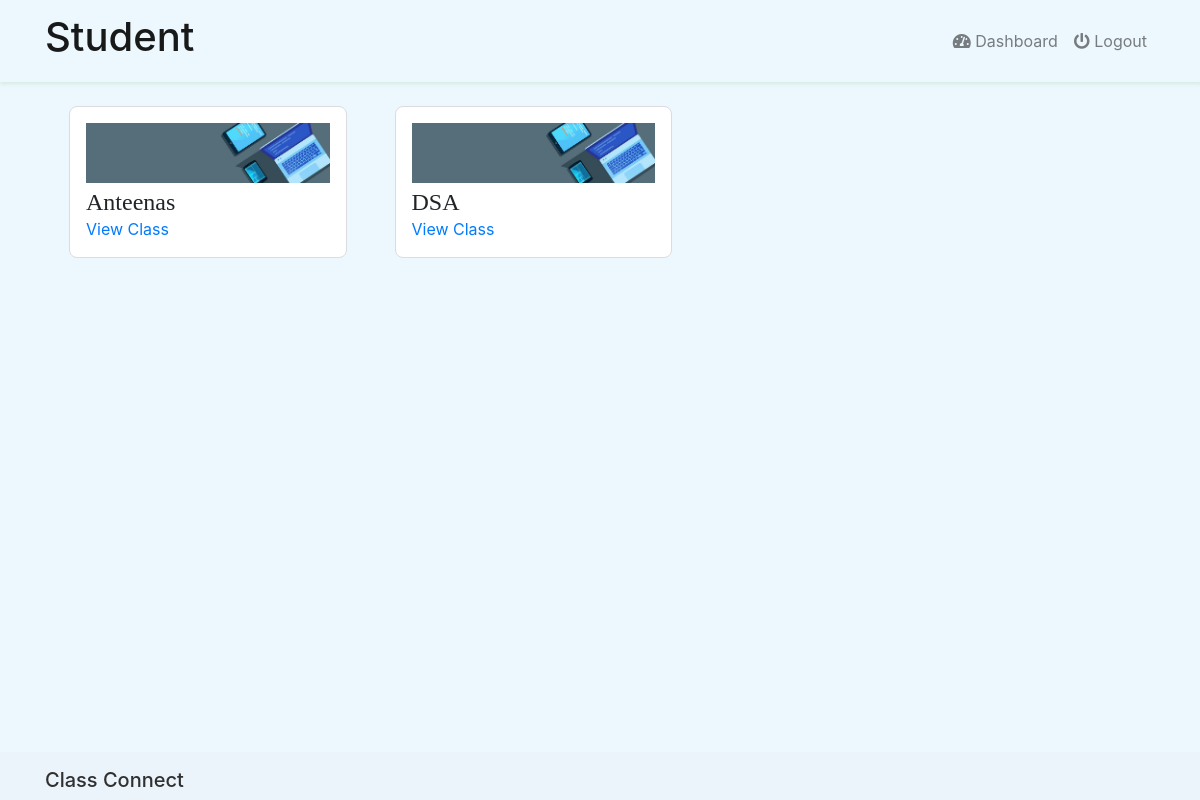
Before: /student/ (signed in) with the older database file.
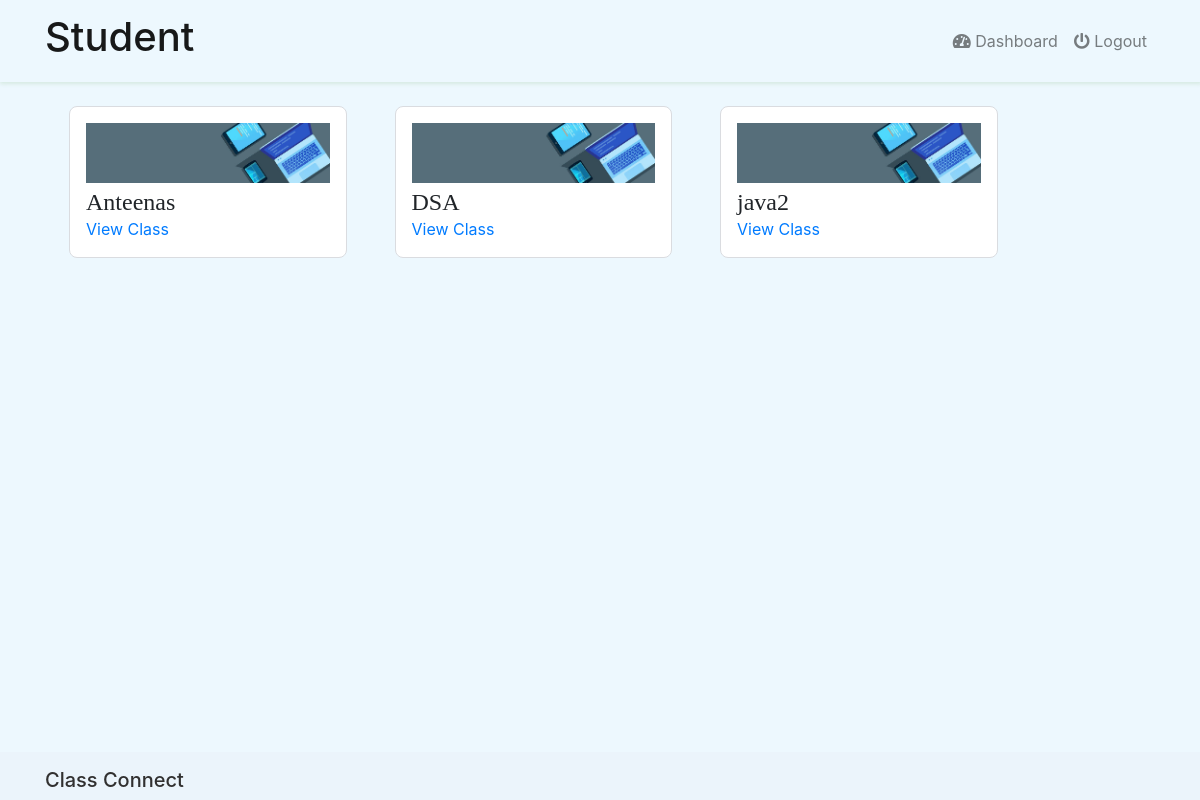
After: the same page with the newer database file.
### classroom/models.py (models this page shows, shortened)
class Time(models.Model):
    created_at = models.DateTimeField(auto_now_add=True, null=True)
    updated_at = models.DateTimeField(auto_now=True, null=True)
    class Meta:
        abstract = True

class ClassRoom(Time):
    id = models.UUIDField(primary_key=True,editable=False,default=uuid.uuid4)
    name = models.CharField(max_length=100,blank=False, null=True)
    cover = models.ImageField(upload_to='others/cover/', default='others/class.jpg',null=True)
    branch = models.CharField(max_length=100, null=True)
    section = models.IntegerField(null=True)
    teacher = models.ForeignKey(Teacher,on_delete=models.SET_NULL, null=True,related_name='room')
    student = models.ManyToManyField(Student,through='MemberShip', related_name='s_room')

### profiles/views/student.py (the view)
# urls.py: path('student/',StudentDashboard.as_view(),name='student'),
class StudentDashboard(View):
    @method_decorator(login_required(login_url='login'))
    def dispatch(self,request,*args,**kwargs):
        return super().dispatch(request,*args,**kwargs)
    def get(self,reqeust):
        user = reqeust.user.students
        context = {
                'room':user.s_room.all()
        }
        return render(reqeust,'dashboard/student/student.html',context)

### templates/dashboard/student/student.html (shortened to what this page needs)
{% extends 'base/base.html' %}
{% load static %}
{% block content %}
<div class="row" style="margin-top:30px; margin:0;">
{% for r in room %}
<div class="col-md-3 m-4 class_box">
    <img src="{{ r.cover.url }}" alt="">
        <h4>{{ r.name }}</h4>
        <a href="{% url 'single' r.id %}"> View Class </a>
</div>
{% endfor %}
</div>
{% endblock %}

### templates/base/base.html (shortened to what this page needs)
{% load static %}
<!doctype html>
<html lang="en">
<head>
    <link rel="stylesheet" href="https://cdnjs.cloudflare.com/ajax/libs/font-awesome/5.15.3/css/all.min.css" />
    {% load static %}
    <link rel="stylesheet" href="{% static 'css/min.css' %}">
    <link rel="stylesheet" href="{% static 'css/custom.css' %}">
</head>
<body  >
{% include 'base/header.html' %}
<div class="container">
{% block content %}
{% endblock %}
</div>
<footer class="mainfooter" role="contentinfo" >
    <div class="footer-middle" style=" padding-top: 1em;">
    <div class="container">
      <div class="row">
    <div class="col-4">
      <h5 style="color:rgb(49, 48, 48);">Class Connect</h5>
    </div>
      </div>
    </div>
    </div>
  </footer>
</body>
</html>

### templates/base/header.html (shortened to what this page needs)
<nav class="navbar navbar-expand-md navbar-light "  >
    <div class="container">
      {% if user.is_authenticated %}
      {% if user.is_teacher %}
             {% load static %}
      {% elif user.is_student %}
      <a class="navbar-brand" href="{% url 'student' %}">
             <h1>Student</h1>
    </a>
    {% endif %}
      {% else %}
      <a class="navbar-brand" href="{% url 'index' %}">
        {% comment %} <img src="{% static 'others/logo.png' %}" class="logo"  alt="" > {% endcomment %}
    </a>
      {% endif %}
        <div class="collapse navbar-collapse" id="navbarNav">
        <ul class="navbar-nav ml-auto">
                {% if user.is_authenticated %}
                {% if user.is_teacher %}
                  <li class="nav-item"><a href="{% url 'teacher' %}" class="nav-link"><i class="fas fa-tachometer-alt"></i>  Dashboard</a></li>
                {% else %}
                  <li class="nav-item"><a href="{% url 'student' %}" class="nav-link"><i class="fas fa-tachometer-alt"></i>  Dashboard</a></li>
                {% endif %}
                    <li class="nav-item">
                        <a href="{% url 'logout' %}"  class="nav-link"> <i class="fas fa-power-off"></i> Logout</a>
                    </li>
                {% endif %}
            </ul>
        </div>
    </div>
    </nav>

### static/css/custom.css (style rules this page uses)
body { background-color: #edf8fe; }
nav { background-color: #edf8fe; box-shadow: 0.5px 1px 4px 1px #d5eae1; position: sticky; top: 0; left: 0; right: 0; z-index: 1; }
footer { background-color: #ebf4fb; color:#8a8989; float: left;width: 100%;bottom: 0; position: fixed;z-index: 200; }
.class_box { background-color: white; border: 0.0625rem solid #dadce0; -webkit-border-radius: 0.5rem; border-radius: 0.5rem; padding: 1rem; width: 100%; overflow: hidden; position: relative; height: auto; }
.class_box h4 { margin-top:5px; font-family: Georgia, 'Times New Roman', Times, serif; margin-bottom: 0; }
.class_box img { background-repeat: no-repeat; background-size: cover; width: 100%; margin: none; }
.class_box a { margin-top: 3px !important; }

Changed rows visible on the page:
added ClassRoom: cover (picture), name "java2"
